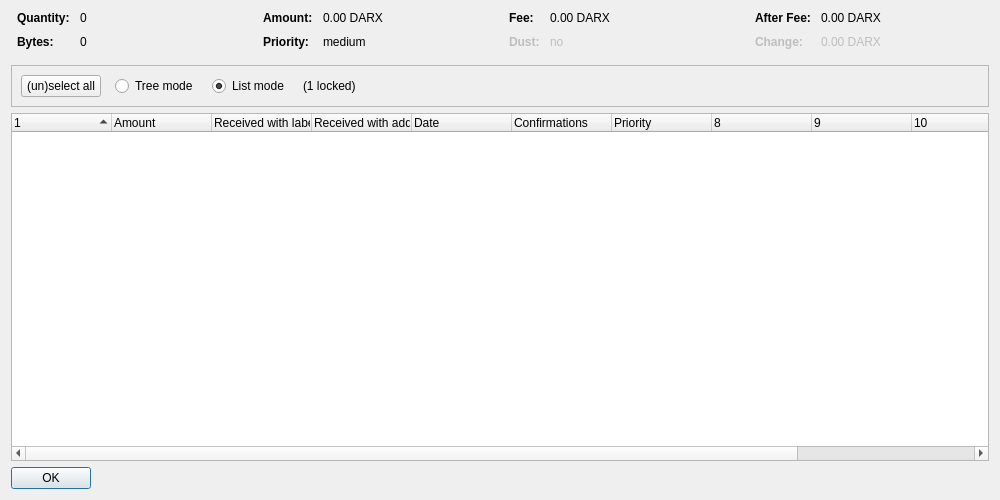
<?xml version="1.0" encoding="UTF-8"?>
<ui version="4.0">
 <class>CoinControlDialog</class>
 <widget class="QDialog" name="CoinControlDialog">
  <property name="geometry">
   <rect>
    <x>0</x>
    <y>0</y>
    <width>1000</width>
    <height>500</height>
   </rect>
  </property>
  <property name="windowTitle">
   <string>Coin Selection</string>
  </property>
  <layout class="QVBoxLayout" name="verticalLayout">
   <item>
    <layout class="QHBoxLayout" name="horizontalLayoutTop" stretch="0,0,0,0">
     <property name="topMargin">
      <number>0</number>
     </property>
     <property name="bottomMargin">
      <number>10</number>
     </property>
     <item>
      <layout class="QFormLayout" name="formLayoutCoinControl1">
       <property name="horizontalSpacing">
        <number>10</number>
       </property>
       <property name="verticalSpacing">
        <number>10</number>
       </property>
       <property name="leftMargin">
        <number>6</number>
       </property>
       <property name="rightMargin">
        <number>6</number>
       </property>
       <item row="0" column="0">
        <widget class="QLabel" name="labelCoinControlQuantityText">
         <property name="font">
          <font>
           <weight>75</weight>
           <bold>true</bold>
          </font>
         </property>
         <property name="text">
          <string>Quantity:</string>
         </property>
        </widget>
       </item>
       <item row="0" column="1">
        <widget class="QLabel" name="labelCoinControlQuantity">
         <property name="cursor">
          <cursorShape>IBeamCursor</cursorShape>
         </property>
         <property name="contextMenuPolicy">
          <enum>Qt::ActionsContextMenu</enum>
         </property>
         <property name="text">
          <string notr="true">0</string>
         </property>
         <property name="textInteractionFlags">
          <set>Qt::LinksAccessibleByMouse|Qt::TextSelectableByKeyboard|Qt::TextSelectableByMouse</set>
         </property>
        </widget>
       </item>
       <item row="1" column="0">
        <widget class="QLabel" name="labelCoinControlBytesText">
         <property name="font">
          <font>
           <weight>75</weight>
           <bold>true</bold>
          </font>
         </property>
         <property name="text">
          <string>Bytes:</string>
         </property>
        </widget>
       </item>
       <item row="1" column="1">
        <widget class="QLabel" name="labelCoinControlBytes">
         <property name="cursor">
          <cursorShape>IBeamCursor</cursorShape>
         </property>
         <property name="contextMenuPolicy">
          <enum>Qt::ActionsContextMenu</enum>
         </property>
         <property name="text">
          <string notr="true">0</string>
         </property>
         <property name="textInteractionFlags">
          <set>Qt::LinksAccessibleByMouse|Qt::TextSelectableByKeyboard|Qt::TextSelectableByMouse</set>
         </property>
        </widget>
       </item>
      </layout>
     </item>
     <item>
      <layout class="QFormLayout" name="formLayoutCoinControl2">
       <property name="horizontalSpacing">
        <number>10</number>
       </property>
       <property name="verticalSpacing">
        <number>10</number>
       </property>
       <property name="leftMargin">
        <number>6</number>
       </property>
       <property name="rightMargin">
        <number>6</number>
       </property>
       <item row="0" column="0">
        <widget class="QLabel" name="labelCoinControlAmountText">
         <property name="font">
          <font>
           <weight>75</weight>
           <bold>true</bold>
          </font>
         </property>
         <property name="text">
          <string>Amount:</string>
         </property>
        </widget>
       </item>
       <item row="0" column="1">
        <widget class="QLabel" name="labelCoinControlAmount">
         <property name="cursor">
          <cursorShape>IBeamCursor</cursorShape>
         </property>
         <property name="contextMenuPolicy">
          <enum>Qt::ActionsContextMenu</enum>
         </property>
         <property name="text">
          <string notr="true">0.00 DARX</string>
         </property>
         <property name="textInteractionFlags">
          <set>Qt::LinksAccessibleByMouse|Qt::TextSelectableByKeyboard|Qt::TextSelectableByMouse</set>
         </property>
        </widget>
       </item>
       <item row="1" column="0">
        <widget class="QLabel" name="labelCoinControlPriorityText">
         <property name="font">
          <font>
           <weight>75</weight>
           <bold>true</bold>
          </font>
         </property>
         <property name="text">
          <string>Priority:</string>
         </property>
        </widget>
       </item>
       <item row="1" column="1">
        <widget class="QLabel" name="labelCoinControlPriority">
         <property name="cursor">
          <cursorShape>IBeamCursor</cursorShape>
         </property>
         <property name="contextMenuPolicy">
          <enum>Qt::ActionsContextMenu</enum>
         </property>
         <property name="text">
          <string notr="true">medium</string>
         </property>
         <property name="textInteractionFlags">
          <set>Qt::LinksAccessibleByMouse|Qt::TextSelectableByKeyboard|Qt::TextSelectableByMouse</set>
         </property>
        </widget>
       </item>
      </layout>
     </item>
     <item>
      <layout class="QFormLayout" name="formLayoutCoinControl3">
       <property name="horizontalSpacing">
        <number>10</number>
       </property>
       <property name="verticalSpacing">
        <number>10</number>
       </property>
       <property name="leftMargin">
        <number>6</number>
       </property>
       <property name="rightMargin">
        <number>6</number>
       </property>
       <item row="0" column="0">
        <widget class="QLabel" name="labelCoinControlFeeText">
         <property name="font">
          <font>
           <weight>75</weight>
           <bold>true</bold>
          </font>
         </property>
         <property name="text">
          <string>Fee:</string>
         </property>
        </widget>
       </item>
       <item row="0" column="1">
        <widget class="QLabel" name="labelCoinControlFee">
         <property name="cursor">
          <cursorShape>IBeamCursor</cursorShape>
         </property>
         <property name="contextMenuPolicy">
          <enum>Qt::ActionsContextMenu</enum>
         </property>
         <property name="text">
          <string notr="true">0.00 DARX</string>
         </property>
         <property name="textInteractionFlags">
          <set>Qt::LinksAccessibleByMouse|Qt::TextSelectableByKeyboard|Qt::TextSelectableByMouse</set>
         </property>
        </widget>
       </item>
       <item row="1" column="0">
        <widget class="QLabel" name="labelCoinControlLowOutputText">
         <property name="enabled">
          <bool>false</bool>
         </property>
         <property name="font">
          <font>
           <weight>75</weight>
           <bold>true</bold>
          </font>
         </property>
         <property name="text">
          <string>Dust:</string>
         </property>
        </widget>
       </item>
       <item row="1" column="1">
        <widget class="QLabel" name="labelCoinControlLowOutput">
         <property name="enabled">
          <bool>false</bool>
         </property>
         <property name="cursor">
          <cursorShape>IBeamCursor</cursorShape>
         </property>
         <property name="contextMenuPolicy">
          <enum>Qt::ActionsContextMenu</enum>
         </property>
         <property name="text">
          <string notr="true">no</string>
         </property>
         <property name="textInteractionFlags">
          <set>Qt::LinksAccessibleByMouse|Qt::TextSelectableByKeyboard|Qt::TextSelectableByMouse</set>
         </property>
        </widget>
       </item>
      </layout>
     </item>
     <item>
      <layout class="QFormLayout" name="formLayoutCoinControl4">
       <property name="horizontalSpacing">
        <number>10</number>
       </property>
       <property name="verticalSpacing">
        <number>10</number>
       </property>
       <property name="leftMargin">
        <number>6</number>
       </property>
       <property name="rightMargin">
        <number>6</number>
       </property>
       <item row="0" column="0">
        <widget class="QLabel" name="labelCoinControlAfterFeeText">
         <property name="font">
          <font>
           <weight>75</weight>
           <bold>true</bold>
          </font>
         </property>
         <property name="text">
          <string>After Fee:</string>
         </property>
        </widget>
       </item>
       <item row="0" column="1">
        <widget class="QLabel" name="labelCoinControlAfterFee">
         <property name="cursor">
          <cursorShape>IBeamCursor</cursorShape>
         </property>
         <property name="contextMenuPolicy">
          <enum>Qt::ActionsContextMenu</enum>
         </property>
         <property name="text">
          <string notr="true">0.00 DARX</string>
         </property>
         <property name="textInteractionFlags">
          <set>Qt::LinksAccessibleByMouse|Qt::TextSelectableByKeyboard|Qt::TextSelectableByMouse</set>
         </property>
        </widget>
       </item>
       <item row="1" column="0">
        <widget class="QLabel" name="labelCoinControlChangeText">
         <property name="enabled">
          <bool>false</bool>
         </property>
         <property name="font">
          <font>
           <weight>75</weight>
           <bold>true</bold>
          </font>
         </property>
         <property name="text">
          <string>Change:</string>
         </property>
        </widget>
       </item>
       <item row="1" column="1">
        <widget class="QLabel" name="labelCoinControlChange">
         <property name="enabled">
          <bool>false</bool>
         </property>
         <property name="cursor">
          <cursorShape>IBeamCursor</cursorShape>
         </property>
         <property name="contextMenuPolicy">
          <enum>Qt::ActionsContextMenu</enum>
         </property>
         <property name="text">
          <string notr="true">0.00 DARX</string>
         </property>
         <property name="textInteractionFlags">
          <set>Qt::LinksAccessibleByMouse|Qt::TextSelectableByKeyboard|Qt::TextSelectableByMouse</set>
         </property>
        </widget>
       </item>
      </layout>
     </item>
    </layout>
   </item>
   <item>
    <widget class="QFrame" name="frame">
     <property name="minimumSize">
      <size>
       <width>0</width>
       <height>40</height>
      </size>
     </property>
     <property name="frameShape">
      <enum>QFrame::StyledPanel</enum>
     </property>
     <property name="frameShadow">
      <enum>QFrame::Sunken</enum>
     </property>
     <layout class="QHBoxLayout" name="horizontalLayout">
      <item>
       <layout class="QHBoxLayout" name="horizontalLayoutPanel" stretch="0,0,0,0,0">
        <property name="spacing">
         <number>14</number>
        </property>
        <item>
         <widget class="QPushButton" name="pushButtonSelectAll">
          <property name="sizePolicy">
           <sizepolicy hsizetype="Maximum" vsizetype="Fixed">
            <horstretch>0</horstretch>
            <verstretch>0</verstretch>
           </sizepolicy>
          </property>
          <property name="text">
           <string>(un)select all</string>
          </property>
          <property name="autoDefault">
           <bool>false</bool>
          </property>
         </widget>
        </item>
        <item>
         <widget class="QRadioButton" name="radioTreeMode">
          <property name="sizePolicy">
           <sizepolicy hsizetype="Maximum" vsizetype="Fixed">
            <horstretch>0</horstretch>
            <verstretch>0</verstretch>
           </sizepolicy>
          </property>
          <property name="text">
           <string>Tree mode</string>
          </property>
         </widget>
        </item>
        <item>
         <widget class="QRadioButton" name="radioListMode">
          <property name="sizePolicy">
           <sizepolicy hsizetype="Maximum" vsizetype="Fixed">
            <horstretch>0</horstretch>
            <verstretch>0</verstretch>
           </sizepolicy>
          </property>
          <property name="text">
           <string>List mode</string>
          </property>
          <property name="checked">
           <bool>true</bool>
          </property>
         </widget>
        </item>
        <item>
         <widget class="QLabel" name="labelLocked">
          <property name="text">
           <string notr="true">(1 locked)</string>
          </property>
         </widget>
        </item>
        <item>
         <spacer name="horizontalSpacer">
          <property name="orientation">
           <enum>Qt::Horizontal</enum>
          </property>
          <property name="sizeHint" stdset="0">
           <size>
            <width>40</width>
            <height>20</height>
           </size>
          </property>
         </spacer>
        </item>
       </layout>
      </item>
     </layout>
    </widget>
   </item>
   <item>
    <widget class="CoinControlTreeWidget" name="treeWidget">
     <property name="contextMenuPolicy">
      <enum>Qt::CustomContextMenu</enum>
     </property>
     <property name="sortingEnabled">
      <bool>false</bool>
     </property>
     <property name="columnCount">
      <number>12</number>
     </property>
     <attribute name="headerShowSortIndicator" stdset="0">
      <bool>true</bool>
     </attribute>
     <attribute name="headerStretchLastSection">
      <bool>false</bool>
     </attribute>
     <column>
      <property name="text">
       <string/>
      </property>
     </column>
     <column>
      <property name="text">
       <string>Amount</string>
      </property>
     </column>
     <column>
      <property name="text">
       <string>Received with label</string>
      </property>
     </column>
     <column>
      <property name="text">
       <string>Received with address</string>
      </property>
     </column>
     <column>
      <property name="text">
       <string>Date</string>
      </property>
     </column>
     <column>
      <property name="text">
       <string>Confirmations</string>
      </property>
      <property name="toolTip">
       <string>Confirmed</string>
      </property>
     </column>
     <column>
      <property name="text">
       <string>Priority</string>
      </property>
     </column>
     <column>
      <property name="text">
       <string/>
      </property>
     </column>
     <column>
      <property name="text">
       <string/>
      </property>
     </column>
     <column>
      <property name="text">
       <string/>
      </property>
     </column>
     <column>
      <property name="text">
       <string/>
      </property>
     </column>
     <column>
      <property name="text">
       <string/>
      </property>
     </column>
    </widget>
   </item>
   <item>
    <widget class="QDialogButtonBox" name="buttonBox">
     <property name="sizePolicy">
      <sizepolicy hsizetype="Maximum" vsizetype="Fixed">
       <horstretch>0</horstretch>
       <verstretch>0</verstretch>
      </sizepolicy>
     </property>
     <property name="orientation">
      <enum>Qt::Horizontal</enum>
     </property>
     <property name="standardButtons">
      <set>QDialogButtonBox::Ok</set>
     </property>
    </widget>
   </item>
  </layout>
 </widget>
 <customwidgets>
  <customwidget>
   <class>CoinControlTreeWidget</class>
   <extends>QTreeWidget</extends>
   <header>coincontroltreewidget.h</header>
  </customwidget>
 </customwidgets>
 <resources/>
 <connections/>
</ui>
